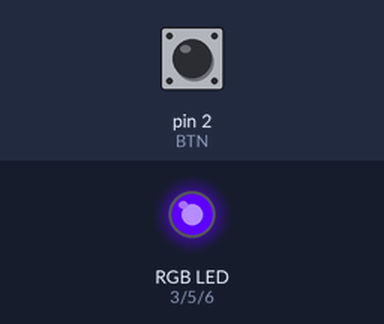
A sketch run on a simulated Arduino Nano, built with avr-gcc and run on an emulated ATmega328P. On the bench: an RGB LED mixed from three pins (HIGH = lit). The test bench sets the inputs (shaded band); at power-on: pin 2 (BTN) HIGH.

Above: at 1.25 s.
1.3 s: pin 2 (BTN) pulled LOW for 0.15 s
At 2.5 s:
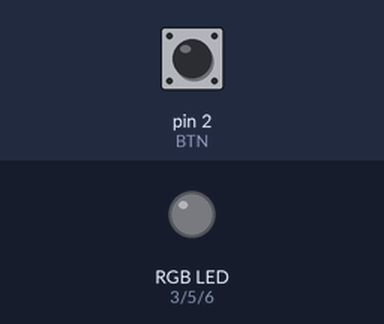
2.9 s: pin 2 (BTN) pulled LOW for 1 s
At 4.55 s:
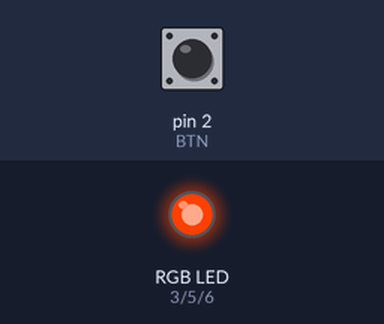
8.9 s: pin 2 (BTN) pulsed LOW 2 times (0.12 s each, 0.3 s apart)
12.5 s: pin 2 (BTN) pulled LOW for 3.2 s
At 13.6 s:
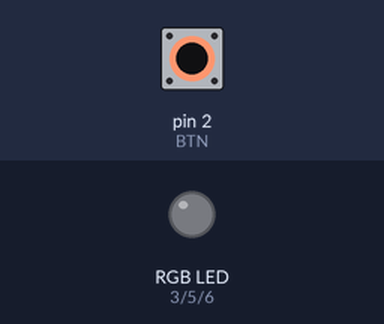
17.2 s: pin 2 (BTN) pulled LOW for 0.15 s
At 17.35 s:
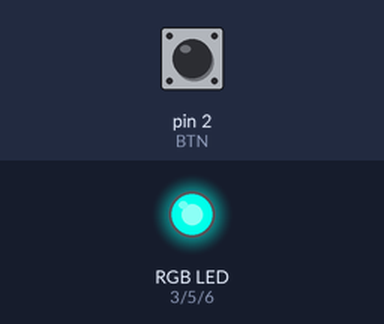
Timing chart, 0 to 21.3 s (numbered marks = the images above; inputs shaded):
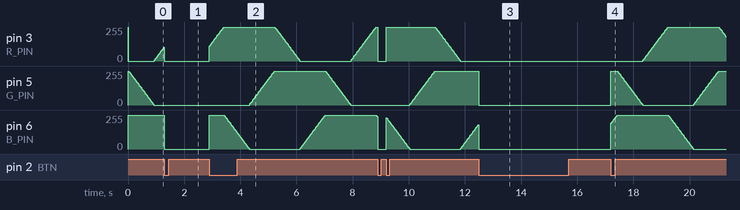

Measured:
- after the input at 1.3 s, pin 5 (G_PIN): stays 0/255 (without the input it goes to 5/255 after 1.4 s)
- after the input at 2.9 s, pin 5 (G_PIN): rises from 0/255 to 255/255 in 0.89 s, then falls to 0/255 in 2.7 s
- after the input at 12.5 s, pin 3 (R_PIN): stays 0/255 (without the input it goes to 5/255 after 1.2 s)
- after the input at 17.2 s, pin 3 (R_PIN): rises from 0/255 to 255/255 in 0.89 s, then falls to 183/255 in 2.1 s; pin 6 (B_PIN): rises from 0/255 to 255/255 in 0.22 s, then falls to 0/255 in 2.7 s

The sketch:

lightstick.ino
```cpp
/*
  Lightstick (Arduino Nano)
  - Rainbow color cycle by default
  - Button press toggles to solid white
  - Press again toggles back to rainbow

  RGB pins: D3, D5, D6 (PWM)
  Button: D2 to GND using INPUT_PULLUP

  Set COMMON_ANODE to true for common anode RGB modules.
*/

const int R_PIN = 3;
const int G_PIN = 5;
const int B_PIN = 6;
const int BTN   = 2;

const bool COMMON_ANODE = true;

// Debounce
unsigned long lastPressMs = 0;
const unsigned long DEBOUNCE_MS = 180;

// Mode
bool whiteMode = false;
int lastBtn = HIGH;

// Rainbow speed
const unsigned long RAINBOW_STEP_MS = 15;
unsigned long lastRainbowMs = 0;
int hue = 0; // 0..359

void setRGB(int r, int g, int b) {
  r = constrain(r, 0, 255);
  g = constrain(g, 0, 255);
  b = constrain(b, 0, 255);

  if (COMMON_ANODE) {
    r = 255 - r;
    g = 255 - g;
    b = 255 - b;
  }

  analogWrite(R_PIN, r);
  analogWrite(G_PIN, g);
  analogWrite(B_PIN, b);
}

// Convert Hue (0..359) to RGB (0..255), full saturation & value
void hueToRGB(int h, int &r, int &g, int &b) {
  // HSV with S=1, V=1
  float hf = (h % 360) / 60.0;   // 0..6
  int i = (int)hf;               // 0..5
  float f = hf - i;

  float p = 0.0;
  float q = 1.0 - f;
  float t = f;

  float rf=0, gf=0, bf=0;

  switch (i) {
    case 0: rf = 1; gf = t; bf = p; break; // red -> yellow
    case 1: rf = q; gf = 1; bf = p; break; // yellow -> green
    case 2: rf = p; gf = 1; bf = t; break; // green -> cyan
    case 3: rf = p; gf = q; bf = 1; break; // cyan -> blue
    case 4: rf = t; gf = p; bf = 1; break; // blue -> magenta
    default: rf = 1; gf = p; bf = q; break; // magenta -> red
  }

  r = (int)(rf * 255);
  g = (int)(gf * 255);
  b = (int)(bf * 255);
}

void setup() {
  pinMode(R_PIN, OUTPUT);
  pinMode(G_PIN, OUTPUT);
  pinMode(B_PIN, OUTPUT);

  pinMode(BTN, INPUT_PULLUP);

  // start rainbow
  setRGB(0, 0, 0);
}

void loop() {
  unsigned long now = millis();

  // ---- Button press toggles mode (edge detect) ----
  int btn = digitalRead(BTN);
  if (lastBtn == HIGH && btn == LOW) {
    if (now - lastPressMs > DEBOUNCE_MS) {
      whiteMode = !whiteMode;
      lastPressMs = now;
    }
  }
  lastBtn = btn;

  // ---- Output ----
  if (whiteMode) {
    // Solid white
    setRGB(255, 255, 255);
  } else {
    // Rainbow cycle
    if (now - lastRainbowMs >= RAINBOW_STEP_MS) {
      lastRainbowMs = now;

      int r, g, b;
      hueToRGB(hue, r, g, b);
      setRGB(r, g, b);

      hue = (hue + 1) % 360;
    }
  }
}
```
